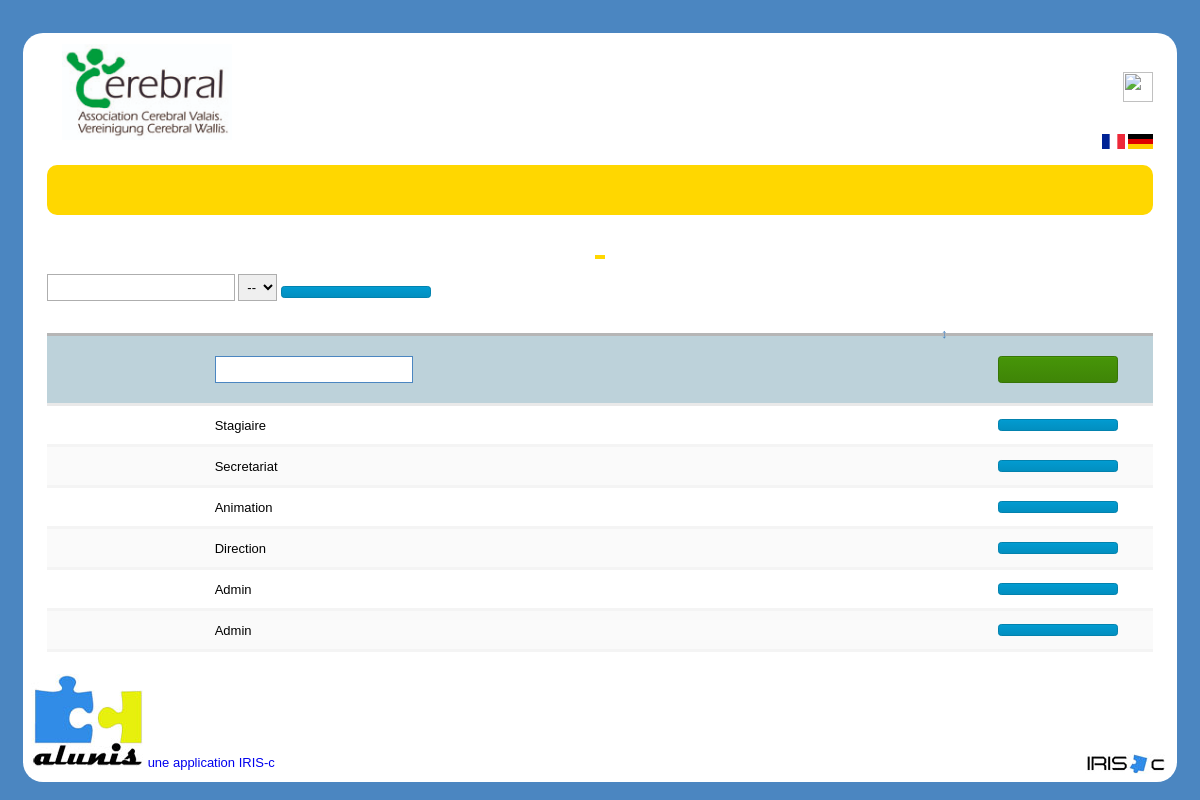
Page /Administration/autorisation.php?lang=de on the committed database.
### tables this page shows
CREATE TABLE `tblAutorisation` (
  `autId` int(11) NOT NULL,
  `autNom` varchar(45) NOT NULL
);

### src/class/Db.class.php (called while the page is built, shortened)
<?php
class Db
{
	private $DBName;
	private $DBUser;
	private $DBPassword;
	private $DBPort;
	private $pdo;
	private $sQuery;
	private $parameters;
	public function __construct()
	{
		if($_SERVER['HTTP_HOST'] == CONFIG_SRVIP){
			$this->Host = 'localhost';
			$this->DBName = CONFIG_DBNAME;
			$this->DBUser = CONFIG_USR;
			$this->DBPassword = CONFIG_PASS;
		}else{
			$this->DBName = CONFIG_DBNAME;
			$this->DBUser = CONFIG_USR;
			$this->DBPassword = CONFIG_PASS;
		}
		$this->DBPort = 3306;
		$this->parameters = array();
	}
	private function Connect()
	{
		try {
            $this->pdo = new PDO('mysql:host=localhost:'.$this->DBPort.';dbname='.$this->DBName,
                $this->DBUser,
                $this->DBPassword,
                array(
                    PDO::ATTR_ERRMODE => PDO::ERRMODE_EXCEPTION,
                    PDO::MYSQL_ATTR_USE_BUFFERED_QUERY => true,
                )
            );
			$this->bConnected = true;
		}
		catch (PDOException $e) {
			echo $this->ExceptionLog($e->getMessage());
			die();
		}
	}
	private function Init($query)
	{
		try {
			$this->sQuery     = $this->pdo->prepare($query);
			$this->succes = $this->sQuery->execute();
		}
		catch (PDOException $e) {
			echo $this->ExceptionLog($query,$this->parameters);
			echo $this->ExceptionLog($e->getMessage(),$this->sQuery->debugDumpParams());
			die();
		}
		$this->parameters = array();
	}
	public function query($query, $fetchmode = PDO::FETCH_ASSOC)
	{
		$query        = trim($query);
		$rawStatement = explode(" ", $query);
		$this->Init($query);
		$statement = strtolower($rawStatement[0]);
		if ($statement === 'select' || $statement === 'show') {
			return $this->sQuery->fetchAll($fetchmode);
		} elseif ($statement === 'insert' || $statement === 'update' || $statement === 'delete') {
			return $this->sQuery->rowCount();
		} else {
			return NULL;
		}
	}
}
?>

### src/class/Mrp.class.php (called while the page is built, shortened)
<?php
class Mrp extends Db
{
	public $language;
	function __construct()
		{
			$this->langPath = URL_CONFIG_LANG_PATH;
			$this->_db = new DB();
			if(empty($this->language))
			if (isset($_SESSION['langCode']))
			{
				$this->language=$_SESSION["langCode"];
			}
			else
			{
				$this->language="fr";
			}
			if (isset($_SESSION['id']))
			{
				$ligne = $this->_db->single('SELECT lang FROM tblLangueChoice WHERE employer='.$_SESSION['id']);
			}
			else
			{
				$ligne=false;
			}
			$del = $this->_db->query('UPDATE admSessions SET sesConnected=0 WHERE sesUpdate <= DATE_SUB(NOW(), INTERVAL 1 HOUR)');
		$nameofthefileoflanguage="de.csv";
		$loadFile=strtolower(file_get_contents($this->langPath.$nameofthefileoflanguage));
		$array_csv=str_getcsv($loadFile);
		$this->traduction=$array_csv;
		}
	public function setLanguage($changelan=''){
		$this->language=$changelan;
	}
	public function getText($label,$code=''){
		$label=strtolower($label);
		$traduction=$this->traduction;
		if (isset($_SESSION['langCode'])){
			$key=array_search($label,$traduction);
			if ($this->language=="de"){
				$key_de=$key+1;
				$label=$traduction[$key_de];
			}
		}
		return $label;
	}
}
?>

### Administration/autorisation.php (the view, shortened to what this page needs)
<?php
include_once "../src/header.inc.php";
$sQuery = 'SELECT * FROM tblAutorisation';
$aResult = $db->query($sQuery);
?>
<h1><?=$mrp->getText('Liste des Autorisations'); ?></h1>
<form id="form-search" method="POST">
    <input id="tbl-search-val" class="tbl-search" type="text" placeholder="<?=$mrp->getText('Rechercher..'); ?>">
    <select id="tbl-search-col" class="tbl-search" name="search-COLUMNINDEX">
        <option value="">--</option>
    </select>
    <button class="btn-info btn-reset" type="reset"><?=$mrp->getText('Réinitialiser'); ?></button>
    <table class="tbl-display tbl-sort" >
        <thead>
        <tr>
            <th class="hidden"></th>
            <th><?=$mrp->getText('Nom Autorisation'); ?></th>
            <th></th>
        </tr>
        <tr class="tbl-edit-line">
            <td class="hidden"><input type="hidden" name="autId"/></td>
            <td><input type="text" name="autNom" required/></td>
            <td><input type="submit" id="btn-add" name="btValid" value="<?=$mrp->getText('Ajouter'); ?>" class="btn-success">
                <input type="submit" id="btn-delete" name="btDelete" value="<?=$mrp->getText('Supprimer'); ?>" class="btn-delete hide"></td>
        </tr>
        </thead>
        <tbody>
        <?php
        foreach( $aResult as $aRow ) {?>
            <tr>
                <td id="autId_<?php echo $aRow['autId'];?>" class="hidden">
                </td>
                <td id="autNom_<?php echo $aRow['autId'];?>">
                    <?php echo $aRow['autNom']?>
                </td>
                <td>
                    <button class="btn-info btnDetail" type="button" id="<?php echo $aRow['autId']; ?>"><?=$mrp->getText('Modifier'); ?></button>
                </td>
            </tr>
            <?php
        } ?>
        </tbody>
    </table>
</form>
<?php
include_once '../src/footer.inc.php';
?>

### src/css/style.css (style rules this page uses)
@media screen and (min-width: 768px) and (max-width: 1200px) { body { background-color: #4B86C1 ; padding-top:10px; border-radius: 20px; height: auto; } }
@media screen and (min-width: 1200px) { body { background-color: #4B86C1 ; padding-top:10px; } }
* { font-family: "Century Gothic", CenturyGothic, AppleGothic, sans-serif; font-size: 13px; }
h1 { margin-top: 20px; margin-bottom: 15px; text-align: center; color: #000; font-size: 15px; padding: 5px; border-bottom: 4px solid #FFD700; display: inline-block; left: 50%; position: relative; transform: translateX(-50%); }
table { width: 100%; border-collapse: collapse; margin-top: 20px; margin-bottom: 30px; }
table thead tr:first-child { border-bottom: 3px solid #b6b6b6; }
th { text-align: left; text-decoration: none; font-weight: normal; color: #4B86C1; padding-right: 5px; padding-left: 5px; font-weight: bold; }
tbody td,thead th { padding: 3px 5px; }
tbody tr { border-bottom: 3px solid #f4f4f4; }
tbody tr:nth-child(even) { background-color: #fafafa; }
.tbl-display tr.tbl-edit-line { background-color: #bdd2da; border-bottom: 3px solid #e9e9e9; }
.tbl-display input[type=text], .tbl-display select { border: 1px solid #4B86C1; padding: 5px 10px; }
.tbl-display input[type="submit"], .tbl-display button { width: 120px; min-width: auto; margin: 10px; border-radius: 0.25rem; padding: 5px 0 5px 8px; }
.tbl-sort tr:first-child th { padding: 6px 25px 6px 20px; position: relative; }
.tbl-sort th:after { display: inline-block; content: '↔'; -webkit-transform: rotate(90deg); -moz-transform: rotate(90deg); -o-transform: rotate(90deg); -ms-transform: rotate(90deg); transform: rotate(90deg); right: 10px; position: absolute; }
.tbl-display td:last-child { width: 180px; text-align: center; }
.tbl-edit-line td { padding: 10px 5px; }
.tbl-sort th.hidden:after,.tbl-sort th:last-of-type:after { content: ''; }
table.tbl-display tbody { border-top: 2px solid black; }
.btn-success { color: #fff; background-color: #469408; background-image: -webkit-gradient(linear, left top, left bottom, from(#4da309), color-stop(6%, #469408), to(#3f8507)); background-image: linear-gradient(#4da309, #469408 6%, #3f8507); background-repeat: no-repeat; -webkit-filter: none; filter: none; border: 1px solid #377506; padding: 5px 10px; border-radius: 0.25rem; display:inline-block; }
input { padding: 5px; border: 1px solid #aeaeae; }
select { padding: 4px; border: 1px solid #aeaeae; }
button,.btn-edit,.btn-detail { min-width: 150px; background-image: -webkit-gradient(linear, left top, left bottom, from(#02a5de), color-stop(6%, #029ACF), to(#028fc0)); background-image: linear-gradient(#02a5de, #029ACF 6%, #028fc0); background-repeat: no-repeat; -webkit-filter: none; filter: none; border: 1px solid #0282ae; color: #fff; background-color: #029ACF; padding: 5px 10px; border-radius: 0.25rem; text-align:center; display: inline-block; }

### rows in the picture
tblautorisation: autNom "Stagiaire"
tblautorisation: autNom "Secretariat"
tblautorisation: autNom "Animation"
tblautorisation: autNom "Direction"
tblautorisation: autNom "Admin"
tblautorisation: autNom "Admin"
